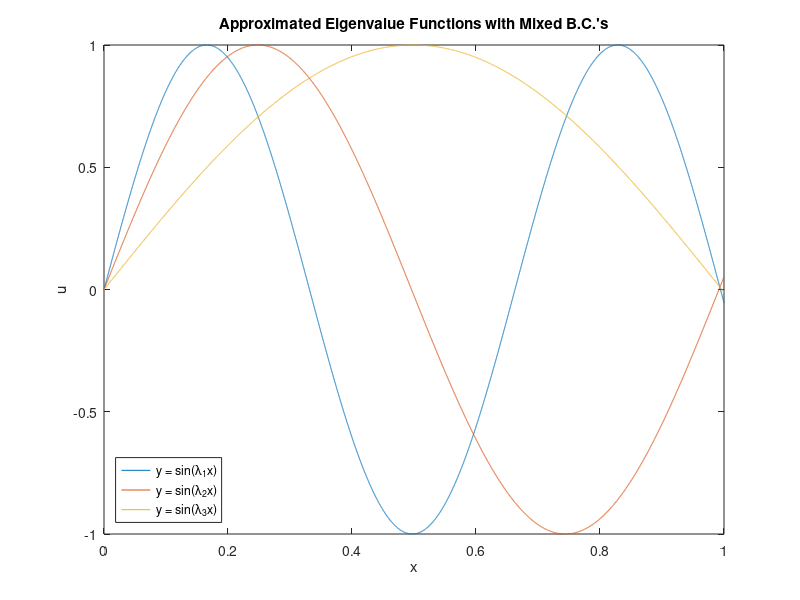

Source code (MATLAB):
%Stephanie Klumpe
%Midterm
%Problem 1
%Part b
%Using finite differences to solve an eigenvalue problem posed in the form
%of a second order ODE u''=lambda*u with mixed boundry conditions
clear;
close all;
clc;
fprintf('Problem 1\n')
fprintf('Part b\n');
n=10;%n=25; %n=50;
x=linspace(0,1,10000);
h=1/(n+1);
A=full(gallery('tridiag',n,1,-2,1));
I=eye(n-1,n);
R=zeros(1,n);
B=[I;R];
eta=eig(A,B)/h^2
figure
for k=1:3
    lam=-eta(n-k);
    u2true=sin(sqrt(lam)*x);
    plot(x,u2true);
    hold on
end
title('Approximated Eigenvalue Functions with Mixed B.C.''s');
xlabel('x');
ylabel('u');
legend({'y = sin(\lambda_1x)','y = sin(\lambda_2x)','y = sin(\lambda_3x)'},'Location','southwest')